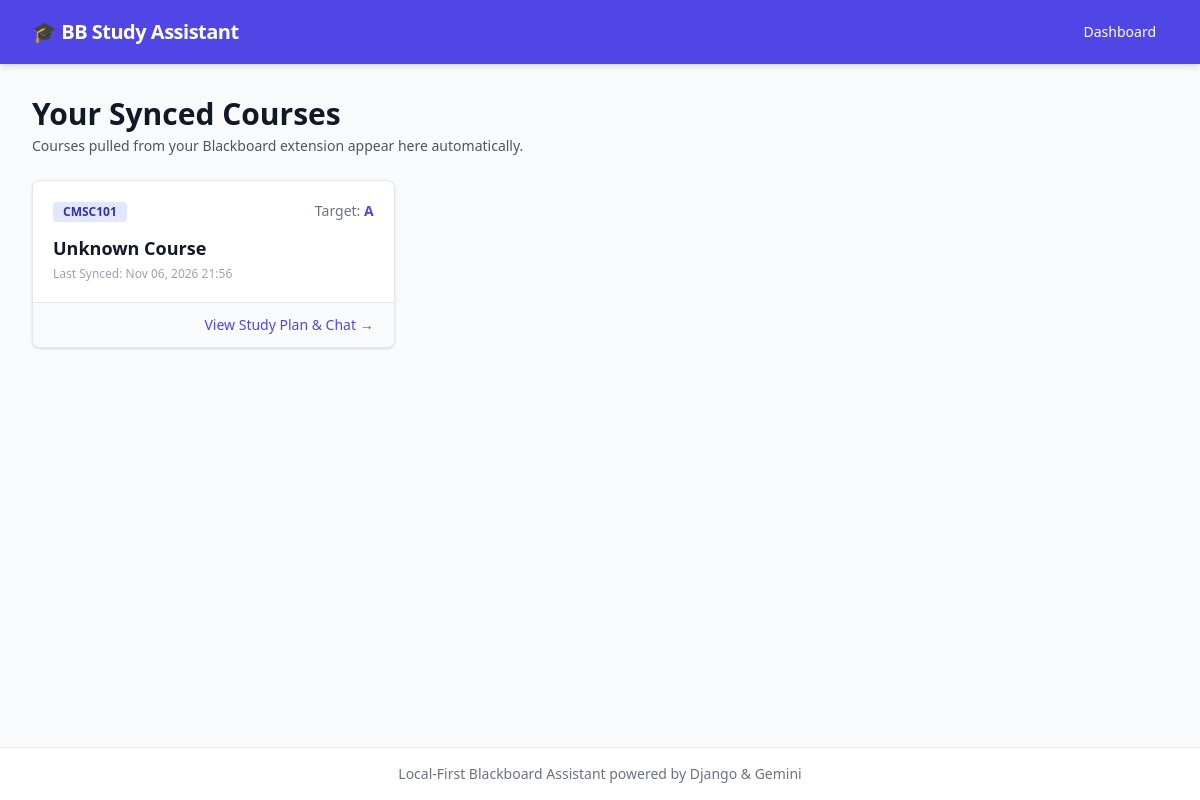
Before: / with the older database file.
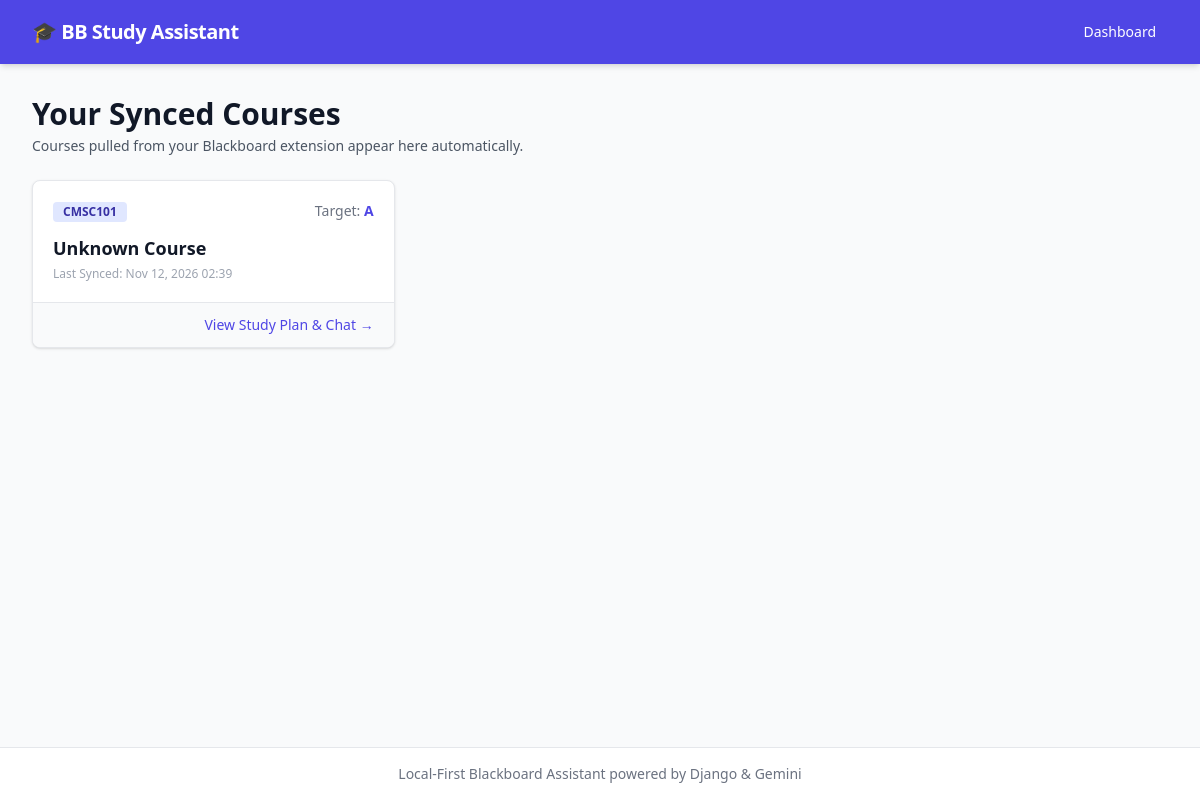
After: the same page with the newer database file.
### core/models.py (models this page shows, shortened)
class Course(models.Model):
    name = models.CharField(max_length=255)                     # e.g., "Data Structures"
    code = models.CharField(max_length=50, unique=True)         # e.g., "CMSC420". class code
    target_grade = models.CharField(max_length=2, default='A')  # 'A', 'B', or 'C'
    updated_at = models.DateTimeField(auto_now=True)

### core/views.py (the view)
# urls.py: path('', dashboard_view, name='dashboard'),
def dashboard_view(request):
    courses = Course.objects.all().order_by('-updated_at')
    return render(request, 'core/dashboard.html', {'courses': courses})

### core/templates/core/dashboard.html
{% extends 'core/base.html' %}
{% block content %}
<div class="space-y-6">
    <div class="flex flex-col md:flex-row md:items-center md:justify-between gap-4">
        <div>
            <h1 class="text-3xl font-extrabold text-gray-900">Your Synced Courses</h1>
            <p class="text-sm text-gray-600 mt-1">Courses pulled from your Blackboard extension appear here automatically.</p>
        </div>
    </div>
    {% if courses %}
        <div class="grid grid-cols-1 md:grid-cols-2 lg:grid-cols-3 gap-6">
            {% for course in courses %}
                <div class="bg-white overflow-hidden shadow rounded-lg border border-gray-200 flex flex-col justify-between hover:shadow-md transition">
                    <div class="p-5">
                        <div class="flex justify-between items-baseline">
                            <span class="text-xs font-semibold px-2.5 py-0.5 rounded bg-indigo-100 text-indigo-800">{{ course.code }}</span>
                            <span class="text-sm text-gray-500">Target: <strong class="text-indigo-600">{{ course.target_grade }}</strong></span>
                        </div>
                        <h3 class="text-lg font-bold text-gray-900 mt-3">{{ course.name }}</h3>
                        <p class="text-xs text-gray-400 mt-1">Last Synced: {{ course.updated_at|date:"M d, Y H:i" }}</p>
                    </div>
                    <div class="bg-gray-50 px-5 py-3 border-t border-gray-200 flex justify-end">
                        <a href="{% url 'course_detail' course.id %}" class="text-sm font-medium text-indigo-600 hover:text-indigo-900">View Study Plan & Chat &rarr;</a>
                    </div>
                </div>
            {% endfor %}
        </div>
    {% else %}
        <div class="bg-white border border-dashed border-gray-300 rounded-lg p-12 text-center">
            <h3 class="text-lg font-medium text-gray-900">No courses synced yet</h3>
            <p class="text-sm text-gray-500 mt-1">Use your browser extension while logged into Blackboard to sync your first course!</p>
        </div>
    {% endif %}
</div>
{% endblock %}

Changed rows visible on the page:
changed Course "Unknown Course": updated_at "Nov 06, 2026 21:56" → "Nov 12, 2026 02:39"
